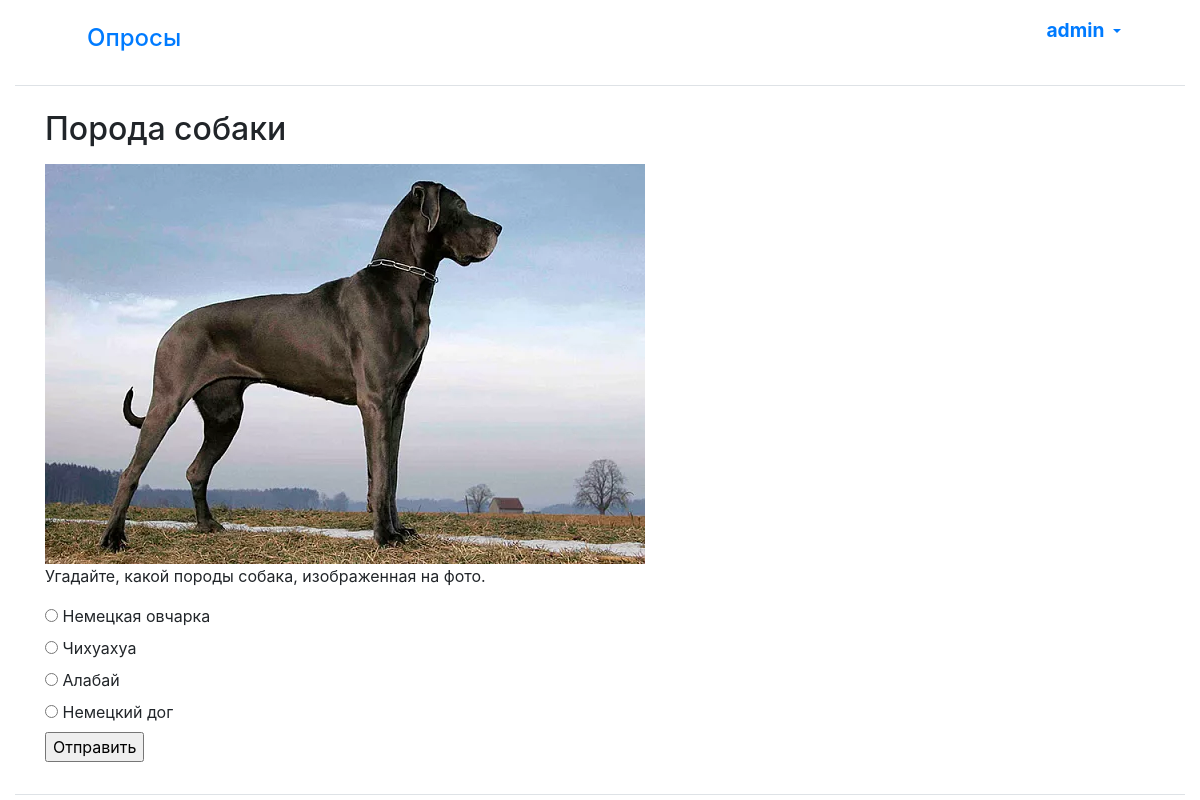
The app's page /polls/3/ (signed in) with its own data.
### polls/models.py (models this page shows, shortened)
class User(AbstractUser):
    name = models.CharField(max_length=200, verbose_name='Имя', blank=False, validators=[
        RegexValidator(
            regex='^[А-Яа-я -]*$',
            message='Разрешается использовать только кириллицу',
            code='invalid_username'
        ),
    ])
    surname = models.CharField(max_length=200, verbose_name='Фамилия', blank=False, validators=[
        RegexValidator(
            regex='^[А-Яа-я -]*$',
            message='Разрешается использовать только кириллицу',
            code='invalid_username'
        ),
    ])
    username = models.CharField(max_length=200, verbose_name='Логин', unique=True, blank=False, validators=[
        RegexValidator(
            regex='^[A-Za-z -]*$',
            message='Разрешается использовать только латиницу',
            code='invalid_username'
        ),
    ])
    avatar = models.ImageField(max_length=200, upload_to=get_name_file, verbose_name='Аватар', blank=False,
                               null=True,
                               validators=[FileExtensionValidator(
                                   allowed_extensions=['png', 'jpg', 'jpeg'])])
    email = models.EmailField(max_length=200, verbose_name='Почта', unique=True, blank=False)
    password = models.CharField(max_length=200, verbose_name='Пароль', blank=False)
    USERNAME_FIELD = 'username'
    class Meta:
        ordering = ['name']

class Question(models.Model):
    question_text = models.CharField(max_length=200, verbose_name='Название опроса')
    pub_date = models.DateTimeField('Дата публикации')
    description_question = models.CharField(max_length=50, verbose_name='Краткое описание')
    description_choice = models.CharField(max_length=200, verbose_name='Подробное описание')
    img = models.ImageField(max_length=200, verbose_name='Картинка', upload_to=get_name_file, blank=True, null=True,
                            validators=[FileExtensionValidator(allowed_extensions=['png', 'jpg', 'jpeg'])])

class Choice(models.Model):
    question = models.ForeignKey(Question, on_delete=models.CASCADE)
    choice_text = models.CharField(max_length=200)
    votes = models.IntegerField(default=0)
    all_votes = models.IntegerField(default=0)

### polls/views.py (the view)
# urls.py: path('<int:pk>/', views.DetailView.as_view(), name='detail'),
class DetailView(generic.DetailView):
    model = Question
    template_name = 'polls/detail.html'

### polls/templates/polls/detail.html (shortened to what this page needs)
{% extends "base.html" %}
{% load bootstrap4 %}
{% load thumbnail %}
{% block content %}
<form action="{% url 'polls:vote' question.id %}" method="post">
    <fieldset>
        <legend>
            <h2>{{question.question_text}}</h2>
        </legend>
        <img src="{% thumbnail question.img 'detail' %}" alt="Картинка">
        <p>{{question.description_choice}}</p>
        {% for choice in question.choice_set.all %}
        <input type="radio" name="choice" id="choice{{forloop.counter}}" value="{{choice.id}}">
        <label for="choice{{forloop.counter}}">{{choice.choice_text}}</label><br>
        {% endfor %}
    </fieldset>
<input type="submit" value="Отправить">
</form>
{% endblock %}

### polls/templates/base.html (shortened to what this page needs)
{% load static %}
{% load bootstrap4 %}
{% load thumbnail %}
<html lang="en">
<head>
    <link rel="stylesheet" type="text/css" href="{% static 'style.css' %}">
    {% bootstrap_css %}
</head>
<body>
<div class="container-fluid">
    <div class="d-flex flex-column flex-md-row p-2 px-5 mb-4 bg-white border-bottom box-shadow">
        <h5 class="mr-md-auto p-2"><a class="nav-link root" href="{% url 'polls:index'  %}">Опросы</a></h5>
        {% if user.is_authenticated %}
        <div class="nav-item dropdown">
            <a class="nav-link dropdown-toggle" href="#" data-toggle="dropdown" aria-haspopup="true"
               aria-expanded="false">
                <span class="navlink root font-weight-bold"><img src="{% thumbnail user.avatar 'default' %}"> {{ user.get_username }} </span>
            </a>
        </div>
        {% endif %}
    </div>
    <div class="row">
        <div class="container">
            {% block content %}
            {% endblock %}
        </div>
    </div>
    <footer class="mt-3 border-top">
    </footer>
</div>
</body>
</html>

### polls/static/main/style.css (style rules this page uses)
.root { font-size: larger; }

### records on screen
User: get_username "admin"
Question: question_text "Порода собаки", img (picture), description_choice "Угадайте, какой породы собака, изображенная на фото."
Choice: choice_text "Немецкая овчарка"
Choice: choice_text "Чихуахуа"
Choice: choice_text "Алабай"
Choice: choice_text "Немецкий дог"
